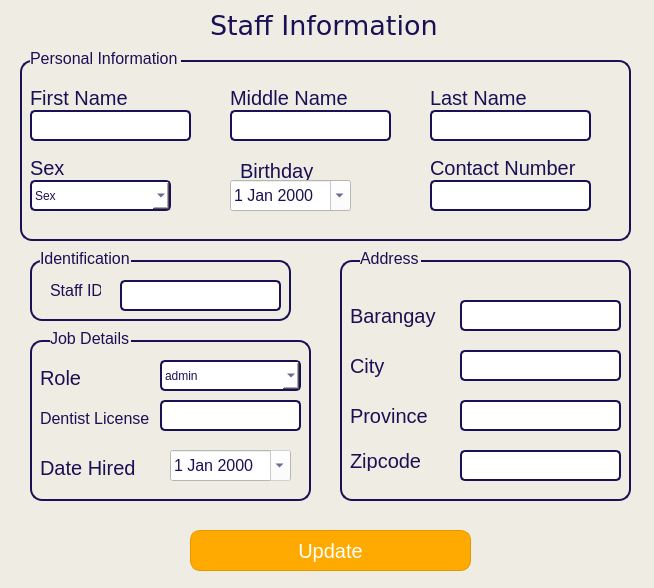
<?xml version="1.0" encoding="UTF-8"?>
<ui version="4.0">
 <class>Dialog</class>
 <widget class="QDialog" name="Dialog">
  <property name="geometry">
   <rect>
    <x>0</x>
    <y>0</y>
    <width>654</width>
    <height>588</height>
   </rect>
  </property>
  <property name="windowTitle">
   <string>Dialog</string>
  </property>
  <property name="styleSheet">
   <string notr="true">background-color: rgb(239, 236, 227);</string>
  </property>
  <widget class="QLabel" name="label">
   <property name="geometry">
    <rect>
     <x>210</x>
     <y>10</y>
     <width>231</width>
     <height>31</height>
    </rect>
   </property>
   <property name="font">
    <font>
     <family>Verdana</family>
     <pointsize>20</pointsize>
    </font>
   </property>
   <property name="styleSheet">
    <string notr="true">color: rgb(26, 16, 84);</string>
   </property>
   <property name="text">
    <string>Staff Information</string>
   </property>
  </widget>
  <widget class="QPushButton" name="staffFormUpdateBtn">
   <property name="geometry">
    <rect>
     <x>190</x>
     <y>530</y>
     <width>281</width>
     <height>41</height>
    </rect>
   </property>
   <property name="font">
    <font>
     <pointsize>15</pointsize>
    </font>
   </property>
   <property name="styleSheet">
    <string notr="true">QPushButton {
    background-color: rgb(255, 170, 0); 
    color: white;
    border: 1px solid rgb(230, 150, 0);
    border-radius: 10px;
}

QPushButton:hover {
    background-color: rgb(255, 185, 40);  
}

QPushButton:pressed {
    background-color: rgb(230, 150, 0); 
}
</string>
   </property>
   <property name="text">
    <string>Update</string>
   </property>
  </widget>
  <widget class="QFrame" name="personalInfoFrame">
   <property name="geometry">
    <rect>
     <x>20</x>
     <y>60</y>
     <width>611</width>
     <height>181</height>
    </rect>
   </property>
   <property name="styleSheet">
    <string notr="true">#personalInfoFrame {
        border: 2px solid #1A1054;
        border-radius: 12px;
    
    }</string>
   </property>
   <property name="frameShape">
    <enum>QFrame::Shape::StyledPanel</enum>
   </property>
   <property name="frameShadow">
    <enum>QFrame::Shadow::Raised</enum>
   </property>
   <widget class="QFrame" name="frame_2">
    <property name="geometry">
     <rect>
      <x>140</x>
      <y>310</y>
      <width>181</width>
      <height>321</height>
     </rect>
    </property>
    <property name="frameShape">
     <enum>QFrame::Shape::StyledPanel</enum>
    </property>
    <property name="frameShadow">
     <enum>QFrame::Shadow::Raised</enum>
    </property>
    <widget class="QWidget" name="verticalLayoutWidget_4">
     <property name="geometry">
      <rect>
       <x>10</x>
       <y>10</y>
       <width>160</width>
       <height>301</height>
      </rect>
     </property>
     <layout class="QVBoxLayout" name="verticalLayout_4">
      <item>
       <widget class="QLineEdit" name="fnameField_3">
        <property name="styleSheet">
         <string notr="true">color: rgb(26, 16, 84);</string>
        </property>
        <property name="placeholderText">
         <string>First Name</string>
        </property>
       </widget>
      </item>
      <item>
       <widget class="QLineEdit" name="mnameField_3">
        <property name="styleSheet">
         <string notr="true">color: rgb(26, 16, 84);</string>
        </property>
        <property name="placeholderText">
         <string>Middle Name</string>
        </property>
       </widget>
      </item>
      <item>
       <widget class="QLineEdit" name="lnameField_3">
        <property name="styleSheet">
         <string notr="true">color: rgb(26, 16, 84);</string>
        </property>
        <property name="placeholderText">
         <string>Last Name</string>
        </property>
       </widget>
      </item>
      <item>
       <widget class="QLineEdit" name="sexField_3">
        <property name="styleSheet">
         <string notr="true">color: rgb(26, 16, 84);</string>
        </property>
        <property name="placeholderText">
         <string>Sex</string>
        </property>
       </widget>
      </item>
      <item>
       <widget class="QDateEdit" name="birthdayField_3">
        <property name="styleSheet">
         <string notr="true">color: rgb(26, 16, 84);</string>
        </property>
        <property name="specialValueText">
         <string/>
        </property>
       </widget>
      </item>
      <item>
       <widget class="QLineEdit" name="roleField_3">
        <property name="styleSheet">
         <string notr="true">color: rgb(26, 16, 84);</string>
        </property>
        <property name="placeholderText">
         <string>Role</string>
        </property>
       </widget>
      </item>
      <item>
       <widget class="QDateEdit" name="datehiredfield_3">
        <property name="styleSheet">
         <string notr="true">color: rgb(26, 16, 84);</string>
        </property>
        <property name="specialValueText">
         <string/>
        </property>
       </widget>
      </item>
     </layout>
    </widget>
   </widget>
   <widget class="QLabel" name="label_2">
    <property name="geometry">
     <rect>
      <x>10</x>
      <y>30</y>
      <width>101</width>
      <height>16</height>
     </rect>
    </property>
    <property name="font">
     <font>
      <pointsize>15</pointsize>
     </font>
    </property>
    <property name="styleSheet">
     <string notr="true">color: rgb(26, 16, 84);</string>
    </property>
    <property name="text">
     <string>First Name</string>
    </property>
   </widget>
   <widget class="QLineEdit" name="fnameField">
    <property name="geometry">
     <rect>
      <x>10</x>
      <y>50</y>
      <width>161</width>
      <height>31</height>
     </rect>
    </property>
    <property name="font">
     <font>
      <pointsize>12</pointsize>
     </font>
    </property>
    <property name="styleSheet">
     <string notr="true"> QLineEdit {
        border: 2px solid #1A1054;
        border-radius: 5px;
        padding: 3px;
background-color: rgb(255, 255, 255);
    }</string>
    </property>
   </widget>
   <widget class="QLabel" name="label_3">
    <property name="geometry">
     <rect>
      <x>210</x>
      <y>30</y>
      <width>131</width>
      <height>16</height>
     </rect>
    </property>
    <property name="font">
     <font>
      <pointsize>15</pointsize>
     </font>
    </property>
    <property name="styleSheet">
     <string notr="true">color: rgb(26, 16, 84);</string>
    </property>
    <property name="text">
     <string>Middle Name</string>
    </property>
   </widget>
   <widget class="QLineEdit" name="mnameField">
    <property name="geometry">
     <rect>
      <x>210</x>
      <y>50</y>
      <width>161</width>
      <height>31</height>
     </rect>
    </property>
    <property name="font">
     <font>
      <pointsize>12</pointsize>
     </font>
    </property>
    <property name="styleSheet">
     <string notr="true"> QLineEdit {
        border: 2px solid #1A1054;
        border-radius: 5px;
        padding: 3px;
background-color: rgb(255, 255, 255);
    }</string>
    </property>
   </widget>
   <widget class="QLabel" name="label_4">
    <property name="geometry">
     <rect>
      <x>410</x>
      <y>30</y>
      <width>131</width>
      <height>16</height>
     </rect>
    </property>
    <property name="font">
     <font>
      <pointsize>15</pointsize>
     </font>
    </property>
    <property name="styleSheet">
     <string notr="true">color: rgb(26, 16, 84);</string>
    </property>
    <property name="text">
     <string>Last Name</string>
    </property>
   </widget>
   <widget class="QLineEdit" name="lnameField">
    <property name="geometry">
     <rect>
      <x>410</x>
      <y>50</y>
      <width>161</width>
      <height>31</height>
     </rect>
    </property>
    <property name="font">
     <font>
      <pointsize>12</pointsize>
     </font>
    </property>
    <property name="styleSheet">
     <string notr="true"> QLineEdit {
        border: 2px solid #1A1054;
        border-radius: 5px;
        padding: 3px;
background-color: rgb(255, 255, 255);
    }</string>
    </property>
   </widget>
   <widget class="QLabel" name="label_5">
    <property name="geometry">
     <rect>
      <x>10</x>
      <y>100</y>
      <width>101</width>
      <height>16</height>
     </rect>
    </property>
    <property name="font">
     <font>
      <pointsize>15</pointsize>
     </font>
    </property>
    <property name="styleSheet">
     <string notr="true">color: rgb(26, 16, 84);</string>
    </property>
    <property name="text">
     <string>Sex</string>
    </property>
   </widget>
   <widget class="QLabel" name="label_6">
    <property name="geometry">
     <rect>
      <x>220</x>
      <y>100</y>
      <width>101</width>
      <height>21</height>
     </rect>
    </property>
    <property name="font">
     <font>
      <pointsize>15</pointsize>
     </font>
    </property>
    <property name="styleSheet">
     <string notr="true">color: rgb(26, 16, 84);</string>
    </property>
    <property name="text">
     <string>Birthday</string>
    </property>
   </widget>
   <widget class="QDateEdit" name="bdayField">
    <property name="geometry">
     <rect>
      <x>210</x>
      <y>120</y>
      <width>121</width>
      <height>31</height>
     </rect>
    </property>
    <property name="font">
     <font>
      <pointsize>12</pointsize>
     </font>
    </property>
    <property name="styleSheet">
     <string notr="true">color: rgb(26, 16, 84);
background-color: rgb(255, 255, 255);</string>
    </property>
    <property name="calendarPopup">
     <bool>true</bool>
    </property>
   </widget>
   <widget class="QLineEdit" name="contactField">
    <property name="geometry">
     <rect>
      <x>410</x>
      <y>120</y>
      <width>161</width>
      <height>31</height>
     </rect>
    </property>
    <property name="font">
     <font>
      <pointsize>12</pointsize>
     </font>
    </property>
    <property name="styleSheet">
     <string notr="true"> QLineEdit {
        border: 2px solid #1A1054;
        border-radius: 5px;
        padding: 3px;
background-color: rgb(255, 255, 255);
    }</string>
    </property>
   </widget>
   <widget class="QLabel" name="label_7">
    <property name="geometry">
     <rect>
      <x>410</x>
      <y>100</y>
      <width>151</width>
      <height>16</height>
     </rect>
    </property>
    <property name="font">
     <font>
      <pointsize>15</pointsize>
     </font>
    </property>
    <property name="styleSheet">
     <string notr="true">color: rgb(26, 16, 84);</string>
    </property>
    <property name="text">
     <string>Contact Number</string>
    </property>
   </widget>
   <widget class="QComboBox" name="sexField">
    <property name="enabled">
     <bool>true</bool>
    </property>
    <property name="geometry">
     <rect>
      <x>10</x>
      <y>120</y>
      <width>141</width>
      <height>31</height>
     </rect>
    </property>
    <property name="styleSheet">
     <string notr="true"> QComboBox {
        border: 2px solid #1A1054;
	color: rgb(26, 16, 84);
        border-radius: 5px;
        padding: 3px;
background-color: rgb(255, 255, 255);
    }</string>
    </property>
    <property name="placeholderText">
     <string>Sex</string>
    </property>
    <item>
     <property name="text">
      <string>male</string>
     </property>
    </item>
    <item>
     <property name="text">
      <string>female</string>
     </property>
    </item>
   </widget>
  </widget>
  <widget class="QFrame" name="addressFrame">
   <property name="geometry">
    <rect>
     <x>340</x>
     <y>260</y>
     <width>291</width>
     <height>241</height>
    </rect>
   </property>
   <property name="styleSheet">
    <string notr="true">#addressFrame {
        border: 2px solid #1A1054;
        border-radius: 12px;
   
    }</string>
   </property>
   <property name="frameShape">
    <enum>QFrame::Shape::StyledPanel</enum>
   </property>
   <property name="frameShadow">
    <enum>QFrame::Shadow::Raised</enum>
   </property>
   <widget class="QLineEdit" name="barangayField">
    <property name="geometry">
     <rect>
      <x>120</x>
      <y>40</y>
      <width>161</width>
      <height>31</height>
     </rect>
    </property>
    <property name="font">
     <font>
      <pointsize>12</pointsize>
     </font>
    </property>
    <property name="styleSheet">
     <string notr="true"> QLineEdit {
        border: 2px solid #1A1054;
        border-radius: 5px;
        padding: 3px;
background-color: rgb(255, 255, 255);
    }</string>
    </property>
   </widget>
   <widget class="QLabel" name="label_13">
    <property name="geometry">
     <rect>
      <x>10</x>
      <y>40</y>
      <width>101</width>
      <height>31</height>
     </rect>
    </property>
    <property name="font">
     <font>
      <pointsize>15</pointsize>
     </font>
    </property>
    <property name="styleSheet">
     <string notr="true">color: rgb(26, 16, 84);</string>
    </property>
    <property name="text">
     <string>Barangay</string>
    </property>
   </widget>
   <widget class="QLabel" name="label_14">
    <property name="geometry">
     <rect>
      <x>10</x>
      <y>90</y>
      <width>101</width>
      <height>31</height>
     </rect>
    </property>
    <property name="font">
     <font>
      <pointsize>15</pointsize>
     </font>
    </property>
    <property name="styleSheet">
     <string notr="true">color: rgb(26, 16, 84);</string>
    </property>
    <property name="text">
     <string>City</string>
    </property>
   </widget>
   <widget class="QLabel" name="label_15">
    <property name="geometry">
     <rect>
      <x>10</x>
      <y>140</y>
      <width>101</width>
      <height>31</height>
     </rect>
    </property>
    <property name="font">
     <font>
      <pointsize>15</pointsize>
     </font>
    </property>
    <property name="styleSheet">
     <string notr="true">color: rgb(26, 16, 84);</string>
    </property>
    <property name="text">
     <string>Province</string>
    </property>
   </widget>
   <widget class="QLabel" name="label_16">
    <property name="geometry">
     <rect>
      <x>10</x>
      <y>190</y>
      <width>101</width>
      <height>21</height>
     </rect>
    </property>
    <property name="font">
     <font>
      <pointsize>15</pointsize>
     </font>
    </property>
    <property name="styleSheet">
     <string notr="true">color: rgb(26, 16, 84);</string>
    </property>
    <property name="text">
     <string>Zipcode</string>
    </property>
   </widget>
   <widget class="QLineEdit" name="cityField">
    <property name="geometry">
     <rect>
      <x>120</x>
      <y>90</y>
      <width>161</width>
      <height>31</height>
     </rect>
    </property>
    <property name="font">
     <font>
      <pointsize>12</pointsize>
     </font>
    </property>
    <property name="styleSheet">
     <string notr="true"> QLineEdit {
        border: 2px solid #1A1054;
        border-radius: 5px;
        padding: 3px;
background-color: rgb(255, 255, 255);
    }</string>
    </property>
   </widget>
   <widget class="QLineEdit" name="provinceField">
    <property name="geometry">
     <rect>
      <x>120</x>
      <y>140</y>
      <width>161</width>
      <height>31</height>
     </rect>
    </property>
    <property name="font">
     <font>
      <pointsize>12</pointsize>
     </font>
    </property>
    <property name="styleSheet">
     <string notr="true"> QLineEdit {
        border: 2px solid #1A1054;
        border-radius: 5px;
        padding: 3px;
background-color: rgb(255, 255, 255);
    }</string>
    </property>
   </widget>
   <widget class="QLineEdit" name="zipcodeField">
    <property name="geometry">
     <rect>
      <x>120</x>
      <y>190</y>
      <width>161</width>
      <height>31</height>
     </rect>
    </property>
    <property name="font">
     <font>
      <pointsize>12</pointsize>
     </font>
    </property>
    <property name="styleSheet">
     <string notr="true"> QLineEdit {
        border: 2px solid #1A1054;
        border-radius: 5px;
        padding: 3px;
background-color: rgb(255, 255, 255);
    }</string>
    </property>
   </widget>
  </widget>
  <widget class="QLabel" name="label_8">
   <property name="geometry">
    <rect>
     <x>30</x>
     <y>50</y>
     <width>151</width>
     <height>16</height>
    </rect>
   </property>
   <property name="font">
    <font>
     <pointsize>12</pointsize>
    </font>
   </property>
   <property name="styleSheet">
    <string notr="true">color: rgb(26, 16, 84);</string>
   </property>
   <property name="text">
    <string>Personal Information</string>
   </property>
  </widget>
  <widget class="QLabel" name="label_12">
   <property name="geometry">
    <rect>
     <x>360</x>
     <y>250</y>
     <width>61</width>
     <height>16</height>
    </rect>
   </property>
   <property name="font">
    <font>
     <pointsize>12</pointsize>
    </font>
   </property>
   <property name="styleSheet">
    <string notr="true">color: rgb(26, 16, 84);</string>
   </property>
   <property name="text">
    <string>Address</string>
   </property>
  </widget>
  <widget class="QFrame" name="jobDetailsFrame">
   <property name="geometry">
    <rect>
     <x>30</x>
     <y>340</y>
     <width>281</width>
     <height>161</height>
    </rect>
   </property>
   <property name="styleSheet">
    <string notr="true">#jobDetailsFrame {
        border: 2px solid #1A1054;
        border-radius: 12px;

    }</string>
   </property>
   <property name="frameShape">
    <enum>QFrame::Shape::StyledPanel</enum>
   </property>
   <property name="frameShadow">
    <enum>QFrame::Shadow::Raised</enum>
   </property>
   <widget class="QLabel" name="label_10">
    <property name="geometry">
     <rect>
      <x>10</x>
      <y>30</y>
      <width>51</width>
      <height>16</height>
     </rect>
    </property>
    <property name="font">
     <font>
      <pointsize>15</pointsize>
     </font>
    </property>
    <property name="styleSheet">
     <string notr="true">color: rgb(26, 16, 84);</string>
    </property>
    <property name="text">
     <string>Role</string>
    </property>
   </widget>
   <widget class="QDateEdit" name="dateHiredField">
    <property name="geometry">
     <rect>
      <x>140</x>
      <y>110</y>
      <width>121</width>
      <height>31</height>
     </rect>
    </property>
    <property name="font">
     <font>
      <pointsize>12</pointsize>
     </font>
    </property>
    <property name="styleSheet">
     <string notr="true">color: rgb(26, 16, 84);
background-color: rgb(255, 255, 255);</string>
    </property>
    <property name="readOnly">
     <bool>true</bool>
    </property>
    <property name="calendarPopup">
     <bool>true</bool>
    </property>
   </widget>
   <widget class="QLabel" name="label_11">
    <property name="geometry">
     <rect>
      <x>10</x>
      <y>120</y>
      <width>101</width>
      <height>16</height>
     </rect>
    </property>
    <property name="font">
     <font>
      <pointsize>15</pointsize>
     </font>
    </property>
    <property name="styleSheet">
     <string notr="true">color: rgb(26, 16, 84);</string>
    </property>
    <property name="text">
     <string>Date Hired</string>
    </property>
   </widget>
   <widget class="QComboBox" name="roleField">
    <property name="enabled">
     <bool>false</bool>
    </property>
    <property name="geometry">
     <rect>
      <x>130</x>
      <y>20</y>
      <width>141</width>
      <height>31</height>
     </rect>
    </property>
    <property name="styleSheet">
     <string notr="true"> QComboBox {
        border: 2px solid #1A1054;
	color: rgb(26, 16, 84);
        border-radius: 5px;
        padding: 3px;
background-color: rgb(255, 255, 255);
    }</string>
    </property>
    <item>
     <property name="text">
      <string>admin</string>
     </property>
    </item>
    <item>
     <property name="text">
      <string>frontdesk</string>
     </property>
    </item>
    <item>
     <property name="text">
      <string>dentist</string>
     </property>
    </item>
    <item>
     <property name="text">
      <string>others</string>
     </property>
    </item>
   </widget>
   <widget class="QLabel" name="label_19">
    <property name="geometry">
     <rect>
      <x>10</x>
      <y>70</y>
      <width>141</width>
      <height>16</height>
     </rect>
    </property>
    <property name="font">
     <font>
      <pointsize>12</pointsize>
     </font>
    </property>
    <property name="styleSheet">
     <string notr="true">color: rgb(26, 16, 84);</string>
    </property>
    <property name="text">
     <string>Dentist License</string>
    </property>
   </widget>
   <widget class="QLineEdit" name="licenseField">
    <property name="enabled">
     <bool>false</bool>
    </property>
    <property name="geometry">
     <rect>
      <x>130</x>
      <y>60</y>
      <width>141</width>
      <height>31</height>
     </rect>
    </property>
    <property name="font">
     <font>
      <pointsize>12</pointsize>
     </font>
    </property>
    <property name="styleSheet">
     <string notr="true"> QLineEdit {
        border: 2px solid #1A1054;
        border-radius: 5px;
        padding: 3px;
background-color: rgb(255, 255, 255);
    }</string>
    </property>
   </widget>
  </widget>
  <widget class="QFrame" name="identificationFrame">
   <property name="geometry">
    <rect>
     <x>30</x>
     <y>260</y>
     <width>261</width>
     <height>61</height>
    </rect>
   </property>
   <property name="styleSheet">
    <string notr="true">#identificationFrame {
        border: 2px solid #1A1054;
        border-radius: 12px;

    }</string>
   </property>
   <property name="frameShape">
    <enum>QFrame::Shape::StyledPanel</enum>
   </property>
   <property name="frameShadow">
    <enum>QFrame::Shadow::Raised</enum>
   </property>
   <widget class="QLineEdit" name="staffIDField">
    <property name="geometry">
     <rect>
      <x>90</x>
      <y>20</y>
      <width>161</width>
      <height>31</height>
     </rect>
    </property>
    <property name="font">
     <font>
      <pointsize>12</pointsize>
     </font>
    </property>
    <property name="styleSheet">
     <string notr="true"> QLineEdit {
        border: 2px solid #1A1054;
        border-radius: 5px;
        padding: 3px;
background-color: rgb(255, 255, 255);
    }</string>
    </property>
    <property name="readOnly">
     <bool>true</bool>
    </property>
   </widget>
   <widget class="QLabel" name="label_20">
    <property name="geometry">
     <rect>
      <x>20</x>
      <y>20</y>
      <width>51</width>
      <height>21</height>
     </rect>
    </property>
    <property name="font">
     <font>
      <pointsize>12</pointsize>
     </font>
    </property>
    <property name="styleSheet">
     <string notr="true">color: rgb(26, 16, 84);</string>
    </property>
    <property name="text">
     <string>Staff ID</string>
    </property>
   </widget>
  </widget>
  <widget class="QLabel" name="label_9">
   <property name="geometry">
    <rect>
     <x>50</x>
     <y>330</y>
     <width>81</width>
     <height>16</height>
    </rect>
   </property>
   <property name="font">
    <font>
     <pointsize>12</pointsize>
    </font>
   </property>
   <property name="styleSheet">
    <string notr="true">color: rgb(26, 16, 84);</string>
   </property>
   <property name="text">
    <string>Job Details</string>
   </property>
  </widget>
  <widget class="QLabel" name="label_17">
   <property name="geometry">
    <rect>
     <x>40</x>
     <y>250</y>
     <width>91</width>
     <height>16</height>
    </rect>
   </property>
   <property name="font">
    <font>
     <pointsize>12</pointsize>
    </font>
   </property>
   <property name="styleSheet">
    <string notr="true">color: rgb(26, 16, 84);</string>
   </property>
   <property name="text">
    <string>Identification</string>
   </property>
  </widget>
 </widget>
 <resources/>
 <connections/>
</ui>
